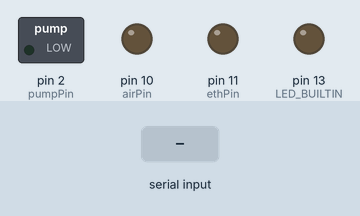
Bench run of a sketch on a simulated Arduino Uno, built with avr-gcc and run on an emulated ATmega328P. Parts: switched loads named in the sketch (green lamp = pin HIGH), output pins drawn as LEDs (lit = HIGH). The inputs (shaded band) are chosen by the test bench.

Above: at 1.2 s.
1.3 s: "M" received over Serial
At 2.4 s:
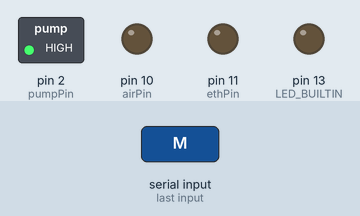
2.8 s: "O" received over Serial
At 3.6 s:
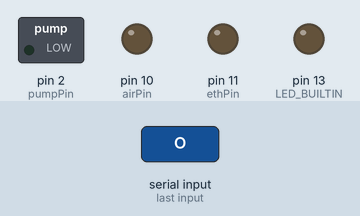
4.3 s: "A" received over Serial
At 4.7 s:
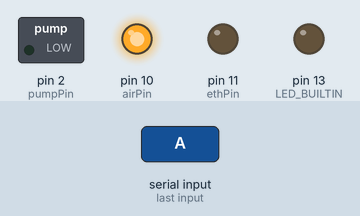
5.8 s: "E" received over Serial
At 7.1 s:
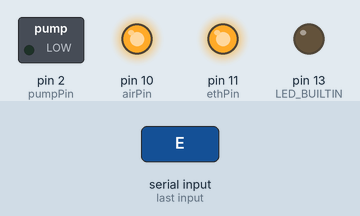
Timing chart, 0 to 8.3 s (numbered marks = the images above; inputs shaded):
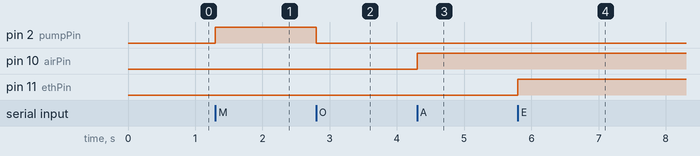

Measured:
- after the input at 1.3 s, pin 2 (pumpPin): LOW → HIGH at once
- after the input at 2.8 s, pin 2 (pumpPin): HIGH → LOW at once
- after the input at 4.3 s, pin 10 (airPin): LOW → HIGH at once
- after the input at 5.8 s, pin 11 (ethPin): LOW → HIGH at once

The sketch:

SensorReadingOne.ino
```cpp
int ZeroVal=0;
int ThreeVal=0;
int TwoVal=0;
int TwentyVal=0;
int EightVal=0;
int ebyte=255;
int incomingByte=0;
int runtime=0;
int i=0;

int ZeroPin=A0;
int ThreePin=A1;
int TwoPin=A2;
int TwentyPin=A3;
int EightPin=A4;
int pumpPin=2;
int airPin=10;
int ethPin=11;


//VALUES OUT OF DATE
//TGS2620 536 neutral reading (Detected 70% Ethyl Alcohol)
//TGS2602 627 netural reading
//TGS2600 542 netural Reading (Detected 70% Eythl Alcohol
//TGS2603 583 neutral reading


void setup() {
  // put your setup code here, to run once:
  Serial.begin(9600);
  pinMode(LED_BUILTIN, OUTPUT);
  pinMode(pumpPin,OUTPUT);
  pinMode(airPin,OUTPUT);
  pinMode(ethPin, OUTPUT);


}

void loop() {
  // put your main code here, to run repeatedly:
  if (Serial.available() > 0) {
    incomingByte = Serial.read();
    if (incomingByte=='H'){
      while(true){
        ZeroVal=analogRead(A0);
        ThreeVal=analogRead(A1);
        TwoVal=analogRead(A2);
        TwentyVal=analogRead(A3);
        EightVal=analogRead(A4);

        Serial.println(ZeroVal);
        Serial.println(ThreeVal);
        Serial.println(TwoVal);
        Serial.println(TwentyVal);
        Serial.println(EightVal);
        Serial.println(ebyte);
        delay(500);
        incomingByte = Serial.read();
        if(incomingByte=='L'){
          digitalWrite(LED_BUILTIN, HIGH);
          break;
        }
      }
    incomingByte=0;
    }
    if (incomingByte=='M'){
      while(true){
        digitalWrite(airPin,LOW);
        digitalWrite(ethPin,LOW);
        digitalWrite(pumpPin,HIGH);
        incomingByte = Serial.read();
        if(incomingByte=='O'){
          digitalWrite(pumpPin,LOW);
          break;
        }
      }
    incomingByte=0;
    }
    if(incomingByte=='A'){
      digitalWrite(airPin,HIGH);
    }
    if(incomingByte=='E'){
      digitalWrite(ethPin,HIGH);
    }
  }

}
```
